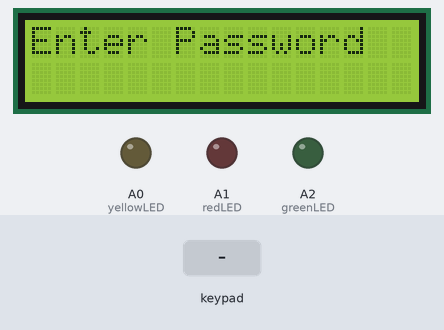
Simulated run of this sketch. Board: Arduino Uno, built with avr-gcc and run on an emulated ATmega328P. Shown: 16×2 character LCD, output pins drawn as LEDs (lit = HIGH). Inputs (shaded band) come from the test bench.

Above: at 1.2 s.
1.3 s: keypad keys 1 4 A 3 B # pressed 0.4 s apart
At 4.5 s:
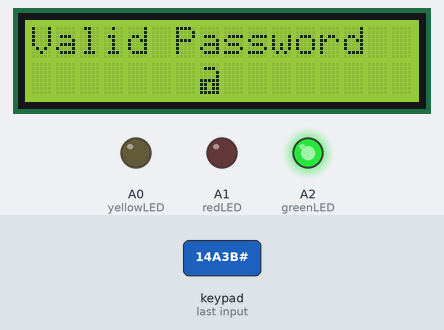
5.2 s: key '#' pressed
At 6.7 s:
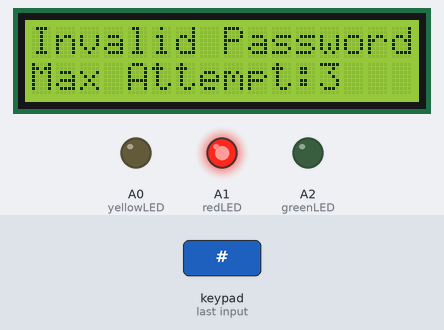
8.2 s: keypad keys 1 4 A 3 B * pressed 0.4 s apart
At 9.58 s:
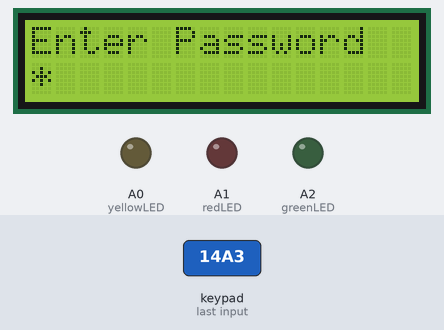
12.1 s: key '1' pressed
13.6 s: keypad keys 1 4 A 3 B A pressed 0.4 s apart
At 16.0 s:
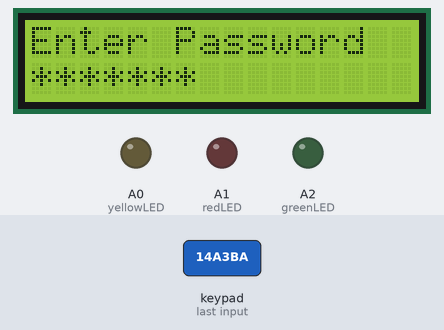
17.5 s: keypad keys 1 4 A 3 B D pressed 0.4 s apart
At 20.2 s:
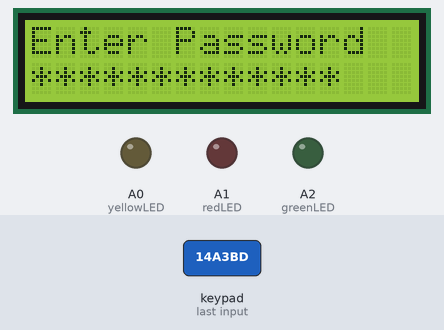
Timing chart, 0 to 21.7 s (numbered marks = the images above; inputs shaded):
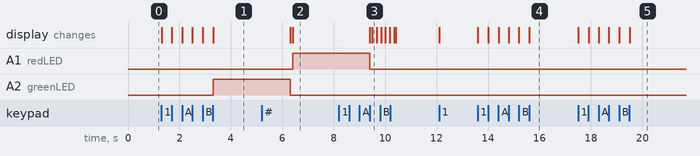

Measured:
- after the input at 1.3 s, A2 (greenLED): LOW → HIGH after 2.0 s; the display: first changes at once (image 1 shows a later state)
- after the input at 5.2 s, A1 (redLED): LOW → HIGH after 1.2 s; the display: first differs from a run without the input after 1.2 s (image 2)
- after the input at 8.2 s, the display: first differs from a run without the input after 1.3 s (image 3)
- after the input at 13.6 s, the display: first changes at once (image 4 shows a later state)
- after the input at 17.5 s, the display: first changes at once (image 5 shows a later state)

The sketch:

code.ino
```cpp
//Include keypad and LCD library
#include <Keypad.h>
#include <LiquidCrystal.h>

//Initialize pins for LCD and keypad
LiquidCrystal lcd(8,9,10,11,12,13);
const byte ROWS = 4;
const byte COLS = 4;

//Initialize pins for the LEDs
int greenLED = A2;
int redLED = A1;
int yellowLED = A0;

//Define password
String password = "14A3B";
String code;

//Attempts
int attempts = 0;
int maxAttempts = 3;

//Custom character for lock
byte lock[] = {
  B00000,
  B01110,
  B10001,
  B10001,
  B11111,
  B11011,
  B11011,
  B11111
};

//Custom character for unlock
byte unlock[] = {
  B00000,
  B01110,
  B00001,
  B00001,
  B11111,
  B11011,
  B11011,
  B11111
};

//Define the symbols for the keypad
char keys[ROWS][COLS] = {
  {'1','2','3','A'},
  {'4','5','6','B'},
  {'7','8','9','C'},
  {'*','0','#','D'}
};

//Assign pins for rows and columns for keypad
byte rowPins[ROWS] = {A5,A4,2,3};
byte colPins[COLS] = {4,5,6,7};

//Initialize keypad
Keypad keypad = Keypad(makeKeymap(keys), rowPins, colPins, ROWS, COLS);

void setup(){

  //Set the LCD display
  lcd.begin(16,2);
  lcd.print("Enter Password");
  lcd.createChar(0,lock);
  lcd.createChar(1,unlock);
  lcd.home();
  lcd.setCursor(0,1);

  //Assign the LED pins as outputs
  pinMode(greenLED,OUTPUT);
  pinMode(redLED,OUTPUT);
  pinMode(yellowLED,OUTPUT);

  digitalWrite(yellowLED,LOW);

}

void loop(){

  //Initialize key
  char key = keypad.getKey();

  //Displays '*' on LCD if keypad is pressed
  if (key != NO_KEY){
    lcd.print("*");
  }

  //Adds the respective key to code
  if (key == '1'||key == '2'||key == '3'||key == '4'||key == '5'||key == '6'||
      key == '7'||key == '8'||key == '9'||key == '0'||key == 'A'||key == 'B'
      ||key == 'C'||key == 'D'){

    code = code + key;

  }

  //Resets screen if '*' is pressed
  if(key == '*'){
    setup();

  }

  //If # is pressed, verifies if password is entered correctly
  if(key == '#'){
     if (password == code){
       correct();
     } else {
       incorrect();
     }
  }
}

void correct(){
  lcd.clear();
  lcd.print("Valid Password");
  lcd.setCursor(7,1);
  lcd.write((byte)1);
  digitalWrite(greenLED,HIGH);
  delay(3000);
  digitalWrite(greenLED,LOW);
  code = "";
  lcd.clear();
  setup();
}

void incorrect(){

  attempts++;

  if (attempts > maxAttempts){
    lcd.clear();
    lcd.print("Locked");
    lcd.setCursor(7,0);
    lcd.write((byte)0);
    digitalWrite(redLED,LOW);
    digitalWrite(yellowLED,HIGH);
  } else {
    lcd.clear();
    lcd.print("Invalid Password");
    lcd.setCursor(0,1);
    lcd.print("Max Attempt:3");
    digitalWrite(redLED,HIGH);
    delay(3000);
    digitalWrite(redLED,LOW);
    digitalWrite(yellowLED,LOW);
    code = "";
    lcd.clear();
    setup();
  }
}
```
